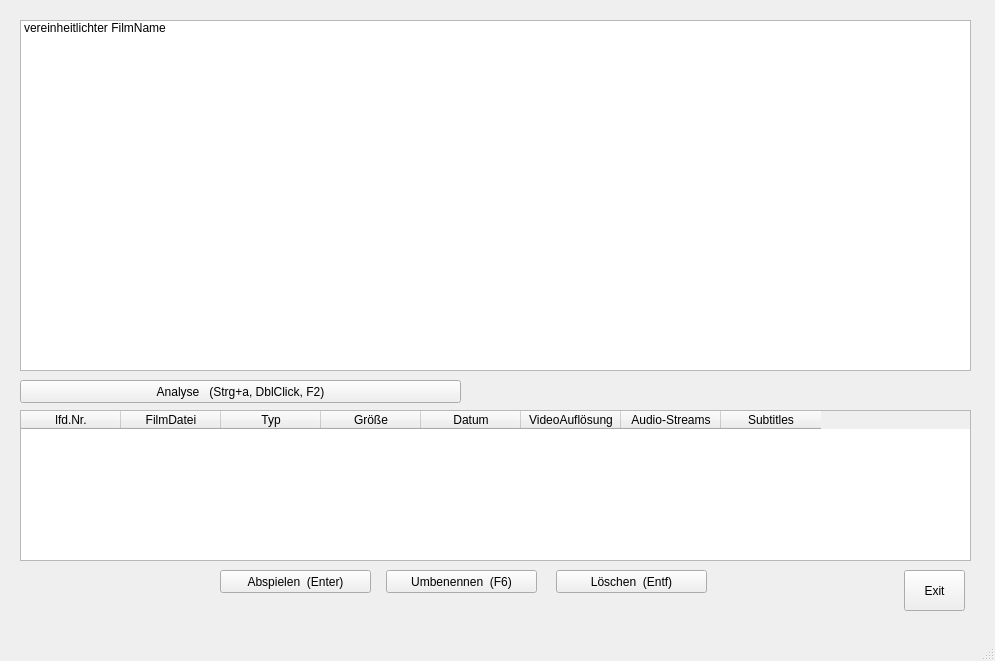
<?xml version="1.0" encoding="UTF-8"?>
<ui version="4.0">
 <class>MainWindow</class>
 <widget class="QMainWindow" name="MainWindow">
  <property name="geometry">
   <rect>
    <x>0</x>
    <y>0</y>
    <width>995</width>
    <height>661</height>
   </rect>
  </property>
  <property name="windowTitle">
   <string>MainWindow</string>
  </property>
  <widget class="QWidget" name="centralwidget">
   <widget class="QListWidget" name="tbl_fname">
    <property name="geometry">
     <rect>
      <x>20</x>
      <y>20</y>
      <width>951</width>
      <height>351</height>
     </rect>
    </property>
    <property name="sizePolicy">
     <sizepolicy hsizetype="Preferred" vsizetype="Expanding">
      <horstretch>0</horstretch>
      <verstretch>0</verstretch>
     </sizepolicy>
    </property>
    <item>
     <property name="text">
      <string>vereinheitlichter FilmName</string>
     </property>
    </item>
   </widget>
   <widget class="QTableWidget" name="tbl_details">
    <property name="geometry">
     <rect>
      <x>20</x>
      <y>410</y>
      <width>951</width>
      <height>151</height>
     </rect>
    </property>
    <column>
     <property name="text">
      <string>lfd.Nr.</string>
     </property>
    </column>
    <column>
     <property name="text">
      <string>FilmDatei</string>
     </property>
    </column>
    <column>
     <property name="text">
      <string>Typ</string>
     </property>
    </column>
    <column>
     <property name="text">
      <string>Größe</string>
     </property>
    </column>
    <column>
     <property name="text">
      <string>Datum</string>
     </property>
    </column>
    <column>
     <property name="text">
      <string>VideoAuflösung</string>
     </property>
    </column>
    <column>
     <property name="text">
      <string>Audio-Streams</string>
     </property>
    </column>
    <column>
     <property name="text">
      <string>Subtitles</string>
     </property>
    </column>
   </widget>
   <widget class="QPushButton" name="btn_analyse">
    <property name="geometry">
     <rect>
      <x>20</x>
      <y>380</y>
      <width>441</width>
      <height>23</height>
     </rect>
    </property>
    <property name="text">
     <string>Analyse   (Strg+a, DblClick, F2)</string>
    </property>
   </widget>
   <widget class="QPushButton" name="btn_exit">
    <property name="geometry">
     <rect>
      <x>904</x>
      <y>570</y>
      <width>61</width>
      <height>41</height>
     </rect>
    </property>
    <property name="text">
     <string>Exit</string>
    </property>
   </widget>
   <widget class="QPushButton" name="btn_rename">
    <property name="geometry">
     <rect>
      <x>386</x>
      <y>570</y>
      <width>151</width>
      <height>23</height>
     </rect>
    </property>
    <property name="text">
     <string>Umbenennen  (F6)</string>
    </property>
   </widget>
   <widget class="QPushButton" name="btn_delete">
    <property name="geometry">
     <rect>
      <x>556</x>
      <y>570</y>
      <width>151</width>
      <height>23</height>
     </rect>
    </property>
    <property name="text">
     <string>Löschen  (Entf)</string>
    </property>
   </widget>
   <widget class="QPushButton" name="btn_show">
    <property name="geometry">
     <rect>
      <x>220</x>
      <y>570</y>
      <width>151</width>
      <height>23</height>
     </rect>
    </property>
    <property name="text">
     <string>Abspielen  (Enter)</string>
    </property>
   </widget>
  </widget>
  <widget class="QMenuBar" name="menubar">
   <property name="geometry">
    <rect>
     <x>0</x>
     <y>0</y>
     <width>995</width>
     <height>21</height>
    </rect>
   </property>
  </widget>
  <widget class="QStatusBar" name="statusbar"/>
 </widget>
 <resources/>
 <connections/>
</ui>
